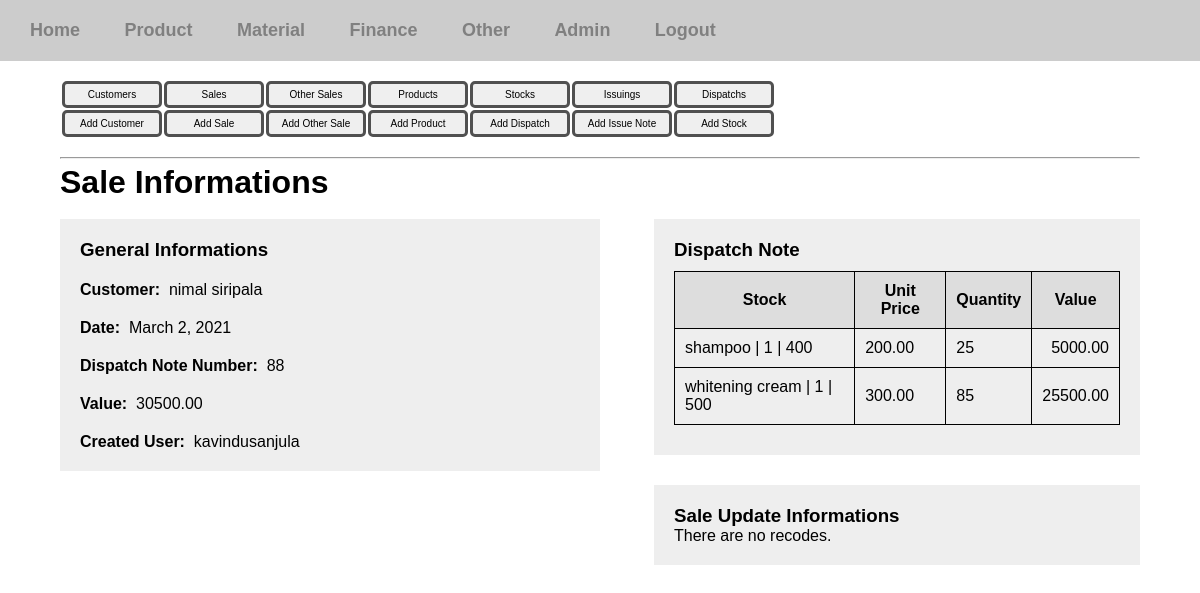
Page /inventory-manager/sale-info/3 (signed in) on the committed database.
### inventory_manager/models.py (models this page shows, shortened)
class Sell(models.Model):
	customer = models.ForeignKey(Customer, null=True, on_delete=models.SET_NULL)
	date = models.DateField()
	dispatch_note_num = models.IntegerField()
	created_user = models.ForeignKey(User, null=True, on_delete=models.SET_NULL)
	amount = models.DecimalField(max_digits=15, decimal_places=2)
	paid = models.BooleanField(default=False)

class Customer(models.Model):
	name = models.CharField(max_length=100)
	phone = models.CharField(max_length=15)
	email = models.EmailField(null=True, blank=True)
	addr = models.CharField(max_length=200)
	def __str__(self):
		return self.name

class SellDispatch(models.Model):
	stock = models.ForeignKey(ProductStock, null=True, on_delete=models.SET_NULL)
	unit_price = models.DecimalField(max_digits=15, decimal_places=2)
	qty = models.IntegerField()
	amount = models.DecimalField(max_digits=15, decimal_places=2)
	dispatch_note_num = models.IntegerField()

class ProductStock(models.Model):
	product = models.ForeignKey(Product, null=True, on_delete=models.SET_NULL)
	batch_num = models.IntegerField()
	qty = models.IntegerField()
	def __str__(self):
		return f'{self.product.name} | {self.batch_num} | {self.qty}'

class Product(models.Model):
	name = models.CharField(max_length=50)

### inventory_manager/views/product.py (the view)
# urls.py: path('sale-info/<int:id>',product.sale_info, name='sale-info'),
@login_required(login_url='/login')
def sale_info(request, id=0):
	sale = Sell.objects.get(pk=id)
	dispatchs = SellDispatch.objects.filter(dispatch_note_num=sale.dispatch_note_num)
	recodes = SellUpdate.objects.filter(sale=sale)
	context = {'recodes':recodes, 'sale':sale, 'dispatchs':dispatchs}
	return render(request, 'inventory_manager/product/saleinfo.html', context)

### templates/inventory_manager/product/saleinfo.html
{% extends 'inventory_manager/product.html' %}
{% block contentblock %}
	<h1>Sale Informations</h1>
	<br>
	<div class="general-info">
		<h3>General Informations</h3>
		<p>
			<label for="cust">Customer:</label>&nbsp; {{ sale.customer }}
		</p>
		<p>
			<label for="date">Date:</label>&nbsp; {{ sale.date }}
		</p>
		<p>
			<label for="dnn">Dispatch Note Number:</label>&nbsp; {{ sale.dispatch_note_num }}
		</p>
		<p>
			<label for="value">Value:</label>&nbsp; {{ sale.amount }}
		</p>
		<p>
			<label for="createduser">Created User:</label>&nbsp; {{ sale.created_user }}
		</p>
	</div>
	<div class="dispatch-note-info">
		<h3>Dispatch Note</h3>
		{% if dispatchs %}
			<div class="table-div">
				<table class="view-table">
		    	<tr>
		    		<th>Stock</th>
		    		<th>Unit Price</th>
		    		<th>Quantity</th>
		    		<th>Value</th>
		    	</tr>
		    	{% for dispatch in dispatchs %}
		    	    <tr>
		    	    	<td>{{ dispatch.stock }}</td>
		    	    	<td>{{ dispatch.unit_price }}</td>
		    	    	<td>{{ dispatch.qty }}</td>
		    	    	<td class="amount">{{ dispatch.amount }}</td>
		    	    </tr>
		    	{% endfor %}
		    </table>
			</div>
		{% else %}
			<p>There are no dispatchs.</p>
		{% endif %}
	</div>
	<div class="update-info">
		<h3>Sale Update Informations</h3>
		{% if recodes %}
			<table class="view-table">
				<tr>
					<th>User</th>
					<th>Date</th>
				</tr>
				{% for recode in recodes %}
					<tr>
					<td>{{ recode.user }}</td>
					<td>{{ recode.date }}</td>
					</tr>
				{% endfor %}
			</table>
		{% else %}
			<p>There are no recodes.</p>
		{% endif %}
	</div>
{% endblock %}

### static/css/styles.css (style rules this page uses)
* { margin: 0; padding: 0; box-sizing: border-box; }
body { font-family: sans-serif; }
form select,input,label { display: block; }
.body-content h1 { margin-top: 5px; }
.form-content input,select,label { display: block; margin-top: 10px;margin-bottom: 5px; }
.search-form input,select,label { display: inline; }
.amount { text-align: right; }
.general-info { width: 50%; float:left; padding: 20px; background: #eee; }
.update-info { width: 45%; float: right; padding: 20px; margin-top: 30px; background: #eee; }
.general-info p { margin-top: 20px; }
.general-info label { font-weight: bold; }
.dispatch-note-info { width: 45%;float: right; padding: 20px; background: #eee; }

### static/css/tables.css (style rules this page uses)
.view-table { margin: 10px 0px; border-collapse: collapse; }
.view-table th { background: #ddd; }
.view-table td,th { padding: 10px; border:1px solid black; }

### rows in the picture
Sell: customer "nimal siripala", date "March 2, 2021", dispatch_note_num "88", amount "30500.00", created_user "kavindusanjula"
SellDispatch: stock "shampoo | 1 | 400", unit_price "200.00", qty "25", amount "5000.00"
SellDispatch: stock "whitening cream | 1 | 500", unit_price "300.00", qty "85", amount "25500.00"
